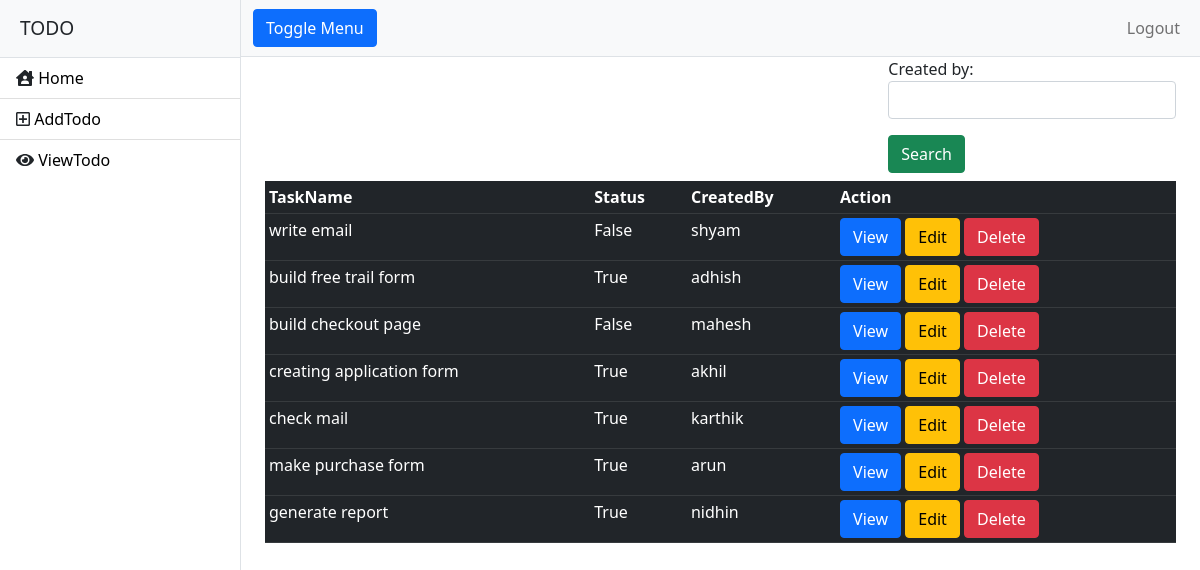
Screenshot of /todoapp/todos with the database file from the repository.
### todoapp/models.py (models this page shows, shortened)
class ToDoCreate(models.Model):
    task_name=models.CharField(max_length=30)
    completed=models.ForeignKey(Completed,on_delete=models.CASCADE,null=True)
    created_by=models.CharField(max_length=25)

class Completed(models.Model):
    completed=models.CharField(max_length=10,unique=True)
    def __str__(self):
        return self.completed

### todoapp/views.py (the view, shortened to what this page needs)
# urls.py: path('todos', views.todo_list, name="todolist"),
def todo_list(request):
        todos=ToDoCreate.objects.all()
        context={}
        context["todos"]=todos
        form = SearchForm()
        context["form"]=form
        return render(request,"user/todo_list.html",context)

### todoapp/forms.py
class SearchForm(forms.Form):
    created_by=forms.CharField(max_length=25,widget=forms.TextInput(attrs={"class":"form-control"}))

### todoapp/templates/user/todo_list.html (shortened to what this page needs)
<!DOCTYPE html>
{%extends 'user/base.html'%}
{%block body_block%}
<body>
<div class="container">
    <div class="row">
        <div class="col-4"></div>
        <div class="col-4">
        </div>
        <div class="col-4">
            <form action="" method="post">
                {{form.as_p}}
                <div>
                    <button type="submit" class="btn btn-success">Search</button>
                </div>
            </form>
        </div>
    </div>
    <div class="row">
        <div class="col-12">
            <table class="table table-dark table-sm mt-2">
                <tr>
                    <th>TaskName</th>
                    <th>Status</th>
                    <th>CreatedBy</th>
                    <th>Action</th>
                </tr>
                <tr>
                    {%if todos%}
                        {%for todo in todos%}
                    <td>{{todo.task_name}}</td>
                    <td>{{todo.completed}}</td>
                    <td>{{todo.created_by}}</td>
                    <td>
                        <a href="{%url 'tododetail' todo.id%}" class=" btn btn-primary">View</a>
                        <a href="{%url 'todochange' todo.id%}" class="btn btn-warning">Edit</a>
                        <a href="{%url 'todoremove' todo.id%}" class="btn btn-danger">Delete</a>
                    </td>
                </tr>
                        {%endfor%}
                    {%else%}
                        <tr>
                            <td colspan="5" class="text-center">
                                Detail not found
                            </td>
                        </tr>
                    {%endif%}
            </table>
        </div>
    </div>
</div>
</body>
</html>
{%endblock%}

### todoapp/templates/user/base.html (shortened to what this page needs)
<!DOCTYPE html>
{%load static%}
<html lang="en">
    <head>
        <link href="{%static 'css/styles.css'%}" rel="stylesheet" />
    </head>
    <body>
        <div class="d-flex" id="wrapper">
            <div class="border-end bg-white" id="sidebar-wrapper">
                <div class="sidebar-heading border-bottom bg-light">TODO</div>
                <div class="list-group list-group-flush">
                    <div class="list-group-item list-group-item-action" >
                        <i class="fas fa-1x fa-house-user"></i>
                        <a class="" style="text-decoration:none " href="{%url 'home'%}">Home</a>
                    </div>
                    <div class="list-group-item list-group-item-action" >
                        <i class="far fa-1x fa-plus-square"></i>
                        <a class="" style="text-decoration:none " href="{%url 'todoadd'%}">AddTodo</a>
                    </div>
                    <div class="list-group-item list-group-item-action" >
                        <i class="fas fa-1x fa-eye"></i>
                        <a class="" style="text-decoration:none " href="{%url 'todolist'%}">ViewTodo</a>
                    </div>
                </div>
            </div>
            <div id="page-content-wrapper">
                <nav class="navbar navbar-expand-lg navbar-light bg-light border-bottom">
                    <div class="container-fluid">
                        <button class="btn btn-primary" id="sidebarToggle">Toggle Menu</button>
                        <div class="collapse navbar-collapse" id="navbarSupportedContent">
                            <ul class="navbar-nav ms-auto mt-2 mt-lg-0">
                                <li class="nav-item active"><a class="nav-link" href="{%url 'logout'%}">Logout</a></li>
                            </ul>
                        </div>
                    </div>
                </nav>
                <div class="container-fluid">
                    {%block body_block%}
                    {%endblock%}
    </body>
</html>

### rows the page displays
ToDoCreate: task_name "write email", completed "False", created_by "shyam"
ToDoCreate: task_name "build free trail form", completed "True", created_by "adhish"
ToDoCreate: task_name "build checkout page", completed "False", created_by "mahesh"
ToDoCreate: task_name "creating application form", completed "True", created_by "akhil"
ToDoCreate: task_name "check mail", completed "True", created_by "karthik"
ToDoCreate: task_name "make purchase form", completed "True", created_by "arun"
ToDoCreate: task_name "generate report", completed "True", created_by "nidhin"
